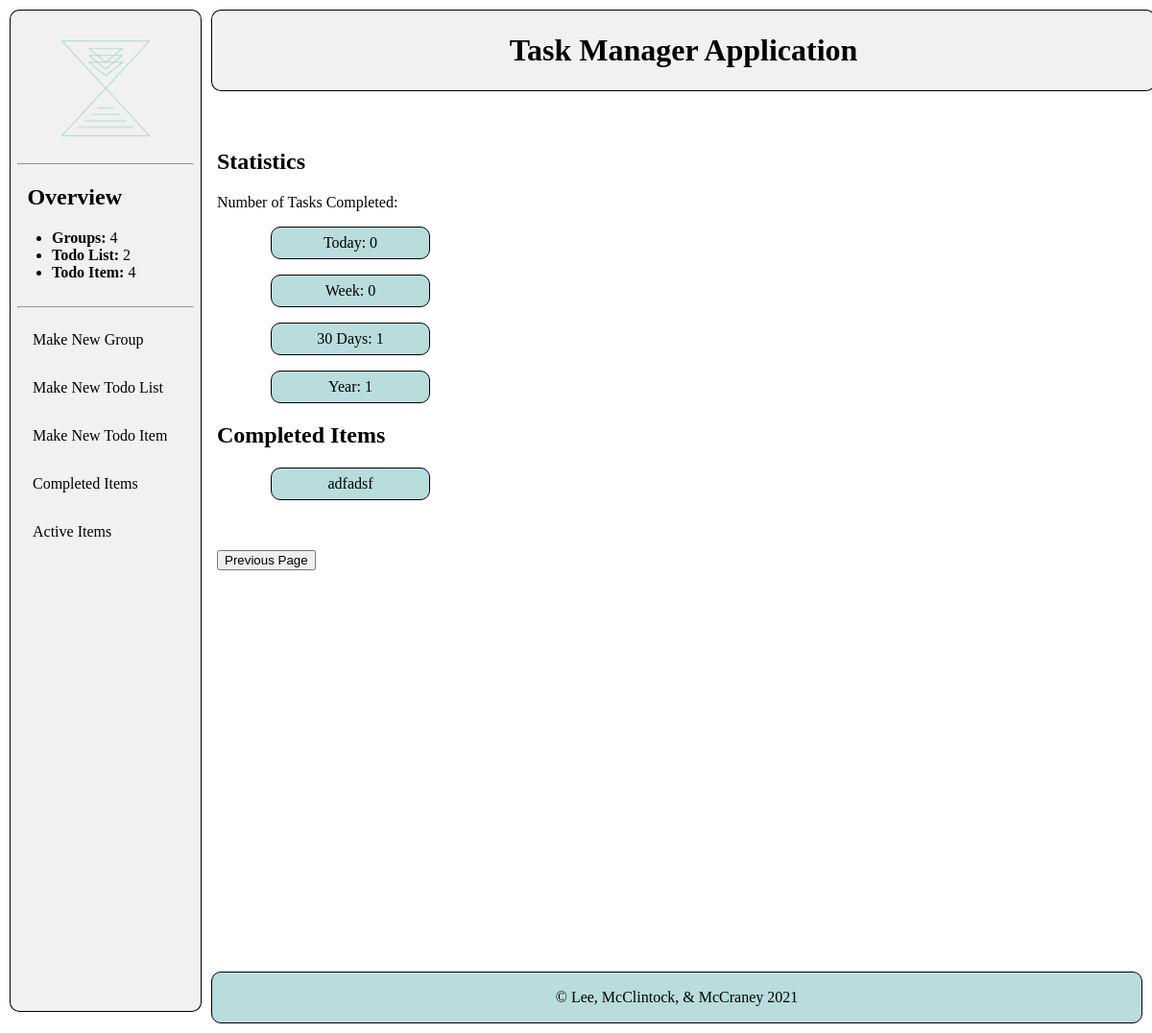
/completed, run on an earlier commit of the app's database.
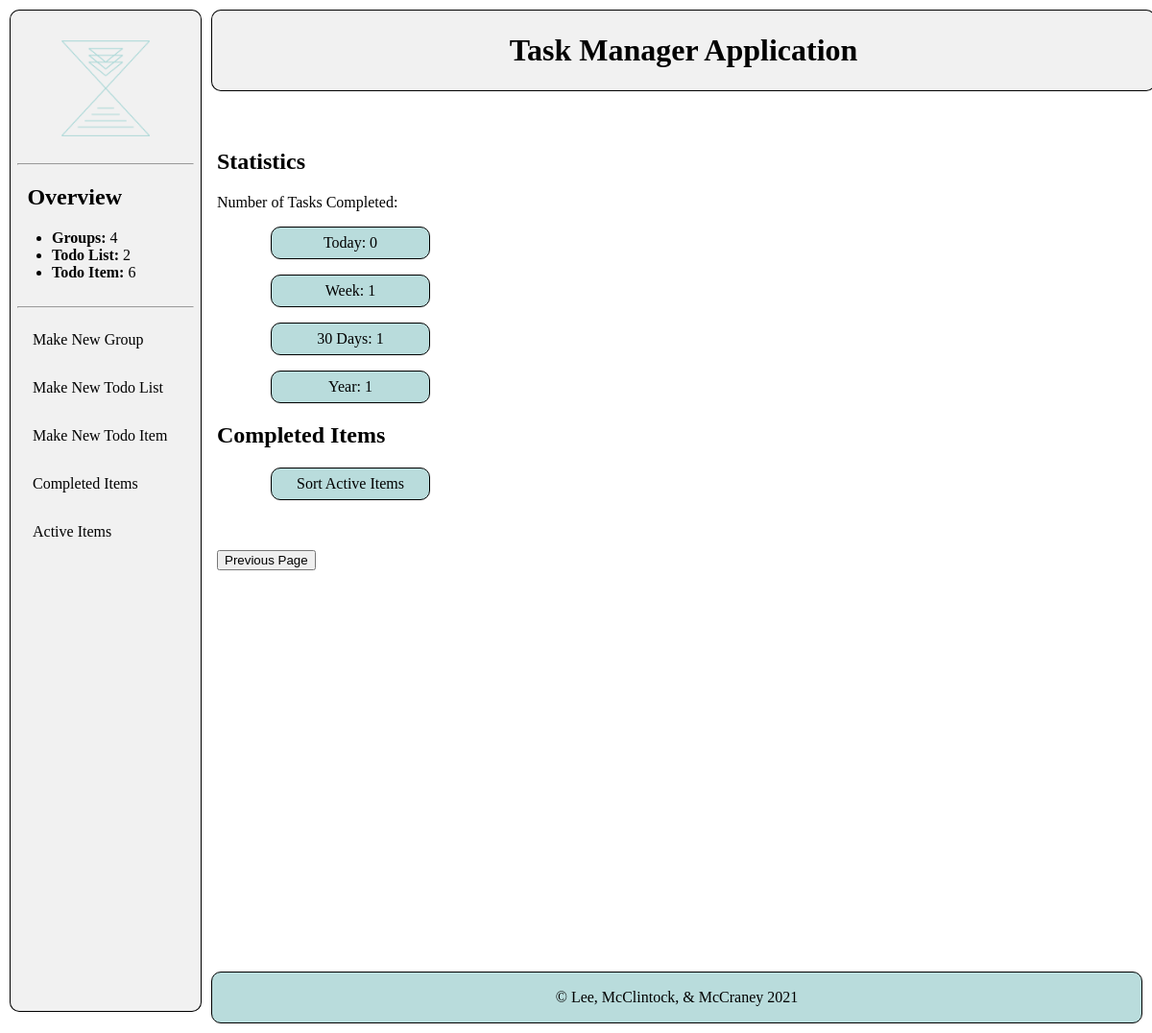
And on a later commit of the database.
### calendarApp/models.py (models this page shows, shortened)
class TodoItem(models.Model):
    CHOICES = [(i,i) for i in range(4)]
    todoList = models.ForeignKey(TodoList, on_delete=models.CASCADE)
    name = models.CharField(max_length=200)
    description = models.CharField(max_length=200, blank=True)
    completed = models.BooleanField(default=False)
    completedDate = models.DateField(null=True, blank=True)
    deadline = models.DateField(null=True, blank=True)
    importanceLevel = models.IntegerField(default=0, choices=CHOICES)

### calendarApp/views.py (the view)
# urls.py: path("completed", views.completedItems, name="completedItems"),
def completedItems(request):
    todoItems = TodoItem.objects.all().filter(completed=True)
    today = datetime.date.today()
    week = today - datetime.timedelta(days=7)
    thirty = today - datetime.timedelta(days=30)
    year = today - datetime.timedelta(days=365)
    todayCount = weekCount = thirtyCount = yearCount = 0
    for todoItem in todoItems:
        completedDate = todoItem.completedDate
        if  completedDate == today:
            todayCount = todayCount + 1
        if week <= completedDate <= today:
            weekCount = weekCount + 1
        if thirty <= completedDate <= today:
            thirtyCount = thirtyCount + 1
        if year <= completedDate <= today:
            yearCount = yearCount + 1
    return render(request, "completedItems.html",
        {
            "todoItems": todoItems,
            "todayCount": todayCount,
            "weekCount": weekCount,
            "thirtyCount": thirtyCount,
            "yearCount": yearCount,
        })

### calendarApp/models.py (called while the page is built)
    def __str__(self):
        return self.name

    def __str__(self):
        return self.name

### calendarSite/context_processors.py (called while the page is built)
def count(request):
    return {
        'num_Group': Group.objects.all().count(),
        'num_TodoList': TodoList.objects.all().count(),
        'num_TodoItem': TodoItem.objects.filter(completed=False).count(),
    }

### calendarApp/templates/completedItems.html
{% extends "base_generic.html" %}
{% block content %}
<div class="content">
    <div class="detail">
        <div class="formContent">
            <h2>Statistics</h2>
            <p>Number of Tasks Completed:</p>
            <div class="stat">
                <ul>
                    <li>Today: {{todayCount}}</li>
                    <li>Week: {{weekCount}}</li>
                    <li>30 Days: {{thirtyCount}}</li>
                    <li>Year: {{yearCount}}</li>
                </ul>
            </div>
            {% if todoItems%}
                <h2>Completed Items</h2>
                <ul>
                {% for todoItem in todoItems %}
                <div class="stat">
                <li><a href="/{{todoItem.todoList.group}}/{{todoItem.todoList}}/{{todoItem.name}}">{{todoItem.name}}</a></li>
                {% endfor %}
                </div>
                </ul>
            {% else %}
                <p>You have no completed Items</p>
            {% endif %}
        </div>
    </div>
    <br><br>
    <button onclick="location.href='javascript:history.go(-1)' ">Previous Page</a></button>
</div>
{% endblock %}

What changed in the data, as far as the page shows it:
removed TodoItem: name "adfadsf"
added TodoItem: name "Sort Active Items"
Also different on the page:
{{ num_TodoItem }}: "4" → "6"
{{ weekCount }}: "0" → "1"
